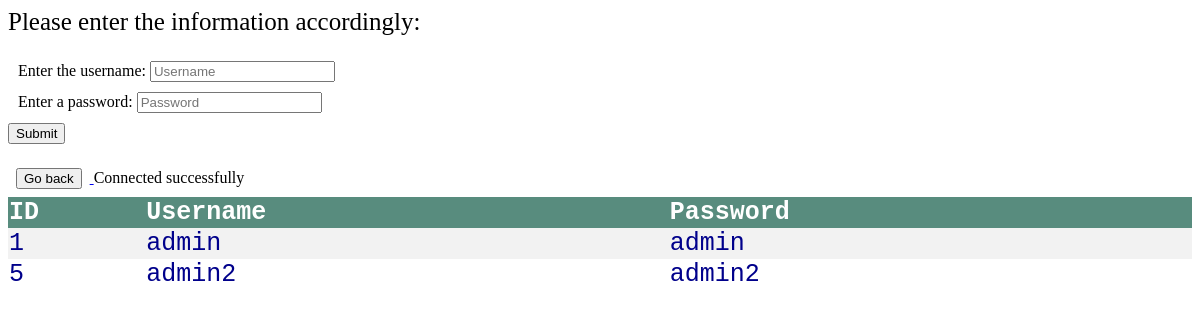
The page /adduser.php on the database its author committed.
### tables this page shows
CREATE TABLE `users` (
  `id` int(4) NOT NULL,
  `username` varchar(20) NOT NULL,
  `password` varchar(20) NOT NULL
);

### adduser.php (the view, shortened to what this page needs)
<head>
    <link rel="stylesheet" href="datastyle.css" <?php echo time(); ?>>
</head>
<body>
    <div class="text1">
        <p>Please enter the information accordingly:</p>
    </div>
    <form action="" method="POST">
        <div class="nameentry">
            <label for="Product">Enter the username: </label>
            <input type="text" name="username" placeholder="Username" required>
        </div>
        <div class="descentry">
            <label for="Description">Enter a password: </label>
            <input type="text" name="password" placeholder="Password" required>
        </div>
        <input type="submit" class="btn btn primary">
    </form>
    <div class="backbutton">
        <a href="conn.php">
            <button style="margin:8px;">Go back</button>
        </a>
        <table>
            <tr>
                <th>ID</th>
                <th>Username</th>
                <th>Password</th>
            </tr>
</body>
</html>
<?php
$servername = "localhost";
$username = "root";
$password = "";
$db_used = "food_table";
$conn = new mysqli($servername, $username, $password, $db_used);
$sql = "SELECT * from users";
$result = $conn->query($sql);
if ($result->num_rows > 0) {
    while ($row = $result->fetch_assoc()) {
        echo "<tr><td>" . $row["id"] . "</td><td>" . $row["username"] . "</td><td>" . $row["password"] . "</td></tr>";
    }
} else {
    echo "0 results";
}
?>

### datastyle.css (style rules this page uses)
.text1 { font-size: 25px; }
.nameentry { margin: 10px; }
.descentry { margin: 10px; }
table { border-collapse: collapse; width: 100%; color: darkblue; font-family: monospace; font-size: 25px; text-align: left; }
th { background-color: #588c7e; color: white; }
tr:nth-child(even) { background-color: #f2f2f2; }

### rows shown on the page
users: id "1", username "admin", password "admin"
users: id "5", username "admin2", password "admin2"
